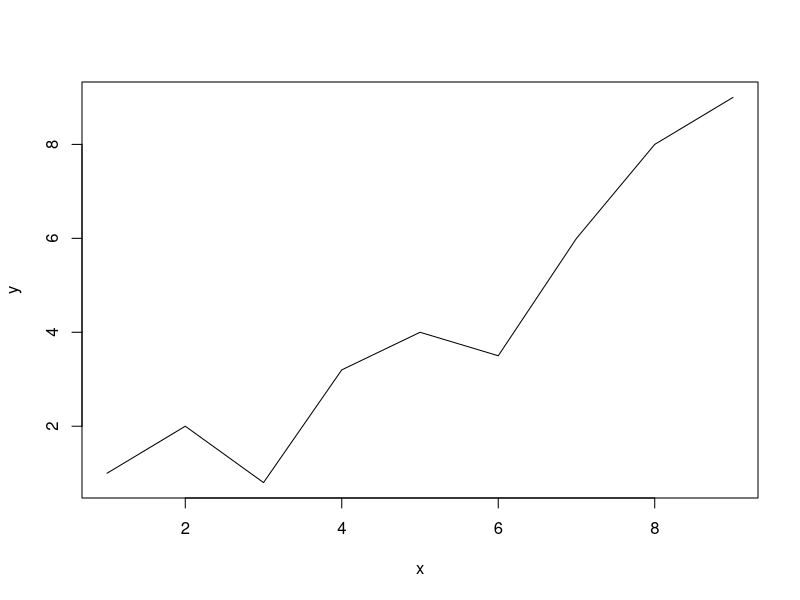

This figure's R source:
## ---- chunk 1
knitr::opts_chunk$set(echo = TRUE)
## ---- chunk 2
x=c(1,2,3,4,5,6,7,8,9)
y=c(1,2,0.8,3.2,4,3.5,6,8,9)
plot(x,y,type="l")
